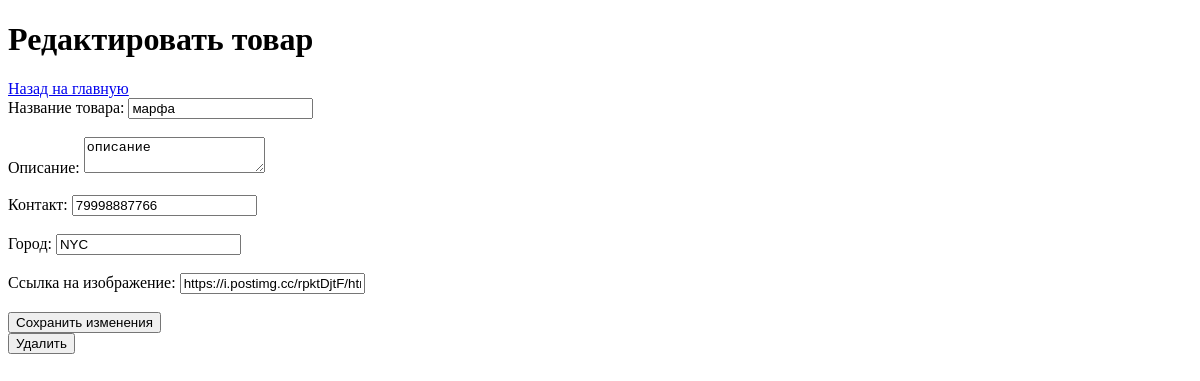
/edit_item/20 (signed in), run on an earlier commit of the app's database.
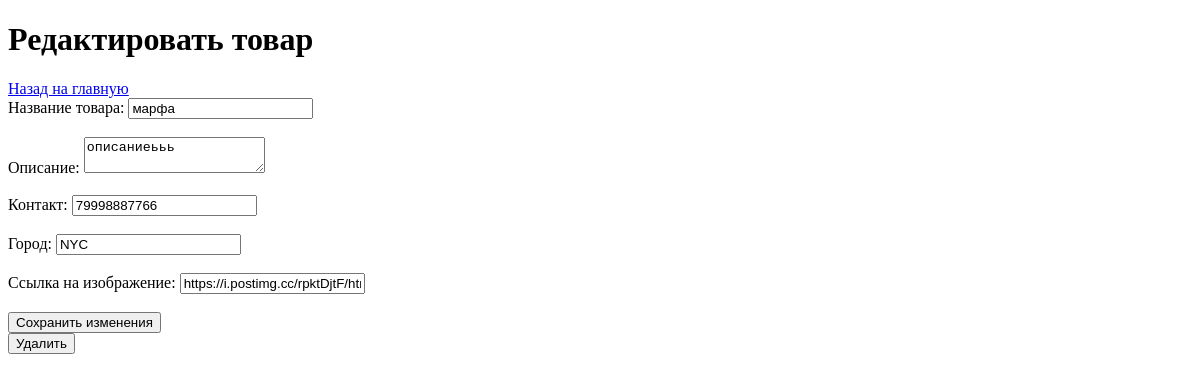
And on a later commit of the database.
### tables this page shows
CREATE TABLE items (
        id INTEGER PRIMARY KEY AUTOINCREMENT,
        title TEXT NOT NULL,
        description TEXT NOT NULL,
        image_url TEXT,
        contact TEXT NOT NULL,
        city TEXT NOT NULL,
        user_id INTEGER NOT NULL,
        FOREIGN KEY (user_id) REFERENCES users(id)
    );

### app.py (the view, shortened to what this page needs)
@app.route('/edit_item/<int:item_id>', methods=['GET', 'POST'])
def edit_item(item_id):
    if 'user_id' not in session:
        return redirect(url_for('login'))  # Если пользователь не залогинен, перенаправить на страницу входа
    conn = get_db()
    cursor = conn.cursor()
    cursor.execute('SELECT * FROM items WHERE id = ?', (item_id,))
    item = cursor.fetchone()
    if item is None or item['user_id'] != session['user_id']:
        return "Вы не можете редактировать этот товар.", 403
    return render_template('edit_item.html', item=item)

### app.py (called while the page is built)
def get_db():
    conn = sqlite3.connect('exchange.db', check_same_thread=False)
    conn.row_factory = sqlite3.Row
    return conn

### templates/edit_item.html (shortened to what this page needs)
<!DOCTYPE html>
<html lang="ru">
<head>
</head>
<body>
    <h1>Редактировать товар</h1>
    <a href="{{ url_for('index') }}">Назад на главную</a>
    <form action="{{ url_for('edit_item', item_id=item[0]) }}" method="POST">
        <label for="title">Название товара:</label>
        <input type="text" id="title" name="title" value="{{ item[1] }}" required><br><br>
        <label for="description">Описание:</label>
        <textarea id="description" name="description" required>{{ item[2] }}</textarea><br><br>
        <label for="contact">Контакт:</label>
        <input type="text" id="contact" name="contact" value="{{ item[4] }}" required><br><br>
        <label for="city">Город:</label>
        <input type="text" id="city" name="city" value="{{ item[5] }}" required><br><br>
        <label for="image_url">Ссылка на изображение:</label>
        <input type="url" id="image_url" name="image_url" value="{{ item[3] }}"><br><br>
        <button type="submit">Сохранить изменения</button>
    </form>
    <form action="{{ url_for('delete_item', item_id=item.id) }}" method="post" onsubmit="return confirm('Вы уверены, что хотите удалить этот товар?');">
        <button type="submit" class="btn btn-danger">Удалить</button>
    </form>
</body>
</html>

What changed in the data, as far as the page shows it:
changed items "марфа": description "описание" → "описаниеььь"
